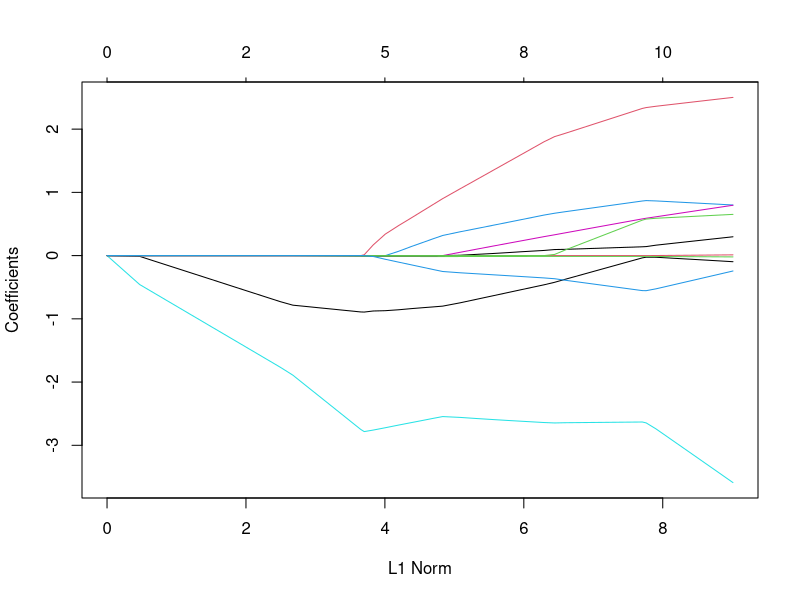
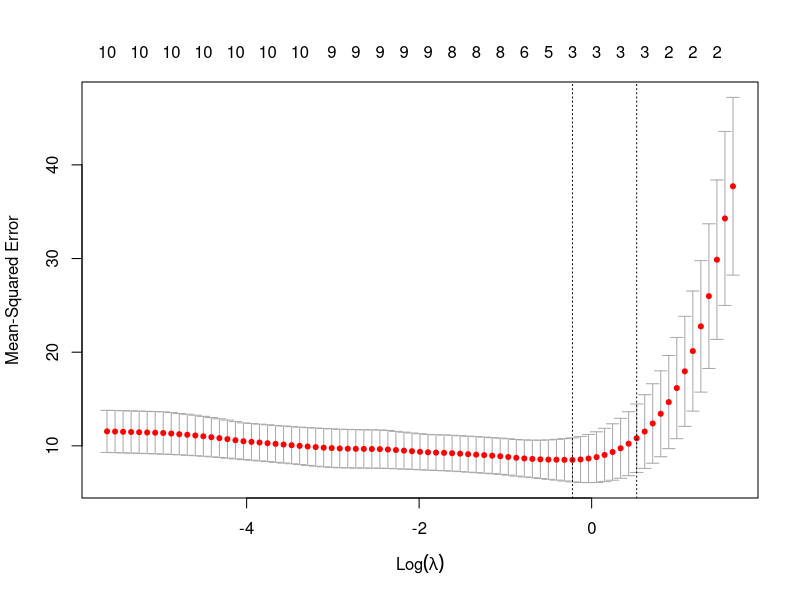

Write R code to recreate these figures, in order.
library(glmnet)

mtcarsm <- as.matrix(mtcars)
fit = glmnet(mtcarsm[,-1],mtcarsm[,1],alpha = 1)
plot(fit) #doesn't change without seed

set.seed(123)
cvfit = cv.glmnet(mtcarsm[,-1],mtcarsm[,1],alpha = 1)
coef(cvfit, s="lambda.min") #changes without seed
coef(cvfit, s="lambda.1se") #changes without seed
plot(cvfit)
#lambda increase, log(lambda) increase(in + direction, not abs val)

summary(coef(cvfit, s="lambda.1se"))#condensed coef() info

